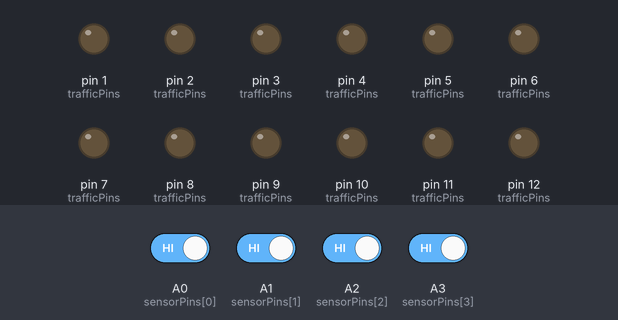
The sketch below on a simulated Arduino Uno, built with avr-gcc and run on an emulated ATmega328P. Parts: output pins drawn as LEDs (lit = HIGH). The test bench sets the inputs (shaded band); at power-on: A0 (sensorPins[0]), A1 (sensorPins[1]), A2 (sensorPins[2]), A3 (sensorPins[3]) HIGH.

Above: at 1.2 s.
1.3 s: A0 (sensorPins[0]) driven LOW
At 1.6 s:
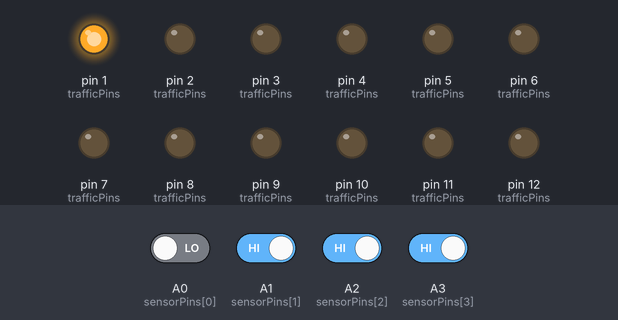
2.8 s: A0 (sensorPins[0]) driven HIGH and A1 (sensorPins[1]) driven LOW
At 5.1 s:
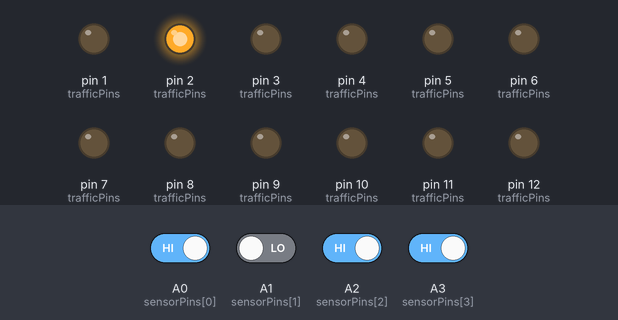
5.8 s: A2 (sensorPins[2]) driven LOW
At 6.6 s:
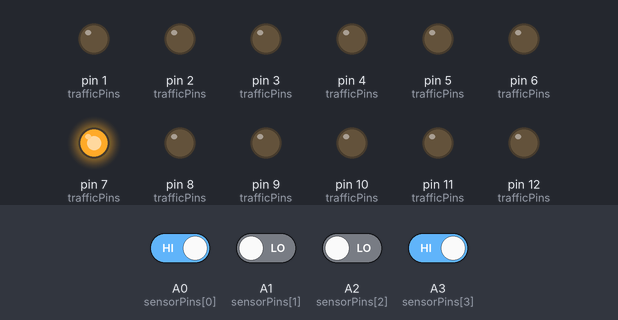
Timing chart, 0 to 21.8 s (numbered marks = the images above; inputs shaded):
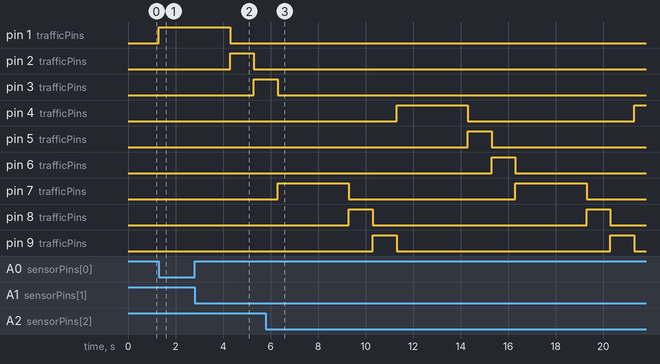

The sketch:

timedMode.ino
```cpp
#define EAST  0
#define WEST  1
#define NORTH 2
#define SOUTH 3

const int NUM_DIRECTIONS = 4;
const unsigned long QUEUE_TIMEOUT_MS = 10000;     // Clear queue after 10s of no detection
const unsigned long YELLOW_GRACE_PERIOD = 10000;  // Blink yellow after 10s of no cars

// Traffic light pins: [Green, Yellow, Red]
int trafficPins[NUM_DIRECTIONS][3] = {
  {1, 2, 3},     // East
  {4, 5, 6},     // West
  {7, 8, 9},     // North
  {10, 11, 12}   // South
};

// IR sensor pins
int sensorPins[NUM_DIRECTIONS] = {A0, A1, A2, A3};

// Traffic queue tracking
bool queued[NUM_DIRECTIONS] = {false, false, false, false};
unsigned long arrivalTime[NUM_DIRECTIONS] = {0, 0, 0, 0};

// Last time any car was seen (for yellow blinking grace)
unsigned long lastDetectionTime = 0;

void setup() {
  // === Traffic Light LEDs (Green, Yellow, Red) ===

  // East
  pinMode(1, OUTPUT);
  pinMode(2, OUTPUT);
  pinMode(3, OUTPUT);

  // West
  pinMode(4, OUTPUT);
  pinMode(5, OUTPUT);
  pinMode(6, OUTPUT);

  // North
  pinMode(7, OUTPUT);
  pinMode(8, OUTPUT);
  pinMode(9, OUTPUT);

  // South
  pinMode(10, OUTPUT);
  pinMode(11, OUTPUT);
  pinMode(12, OUTPUT);

  // === IR Sensors ===

  pinMode(A0, INPUT); // East (Black)
  pinMode(A1, INPUT); // West (Blue)
  pinMode(A2, INPUT); // North (Red)
  pinMode(A3, INPUT); // South (Yellow)
}

void loop() {
  unsigned long now = millis();
  bool anyQueued = false;

  // Check all directions
  for (int i = 0; i < NUM_DIRECTIONS; i++) {
    bool detected = digitalRead(sensorPins[i]) == LOW;

    if (detected) {
      lastDetectionTime = now; // Reset blinking grace timer

      if (!queued[i]) {
        queued[i] = true;
        arrivalTime[i] = now;
      }
    } else {
      if (queued[i] && (now - arrivalTime[i] >= QUEUE_TIMEOUT_MS)) {
        queued[i] = false;
        arrivalTime[i] = 0;
      }
    }

    if (queued[i]) {
      anyQueued = true;
    }
  }

  // No cars, check for yellow blinking grace period
  if (!anyQueued) {
    if (now - lastDetectionTime >= YELLOW_GRACE_PERIOD) {
      blinkAllYellow();
    }
    return; // Wait until grace period ends or new detection happens
  }

  // Find next direction to serve (oldest in queue)
  int nextDir = -1;
  unsigned long oldestTime = now;

  for (int i = 0; i < NUM_DIRECTIONS; i++) {
    if (queued[i] && arrivalTime[i] <= oldestTime) {
      oldestTime = arrivalTime[i];
      nextDir = i;
    }
  }

  // Serve traffic
  if (nextDir != -1) {
    controlTrafficDirection(nextDir);
    queued[nextDir] = false;
    arrivalTime[nextDir] = 0;
  }
}

void controlTrafficDirection(int dir) {
  // Turn off all traffic lights
  for (int pin = 1; pin <= 12; pin++) {
    digitalWrite(pin, LOW);
  }

  // Green on
  digitalWrite(trafficPins[dir][0], HIGH);
  delay(3000);

  // Yellow on
  digitalWrite(trafficPins[dir][0], LOW);
  digitalWrite(trafficPins[dir][1], HIGH);
  delay(1000);

  // Red on
  digitalWrite(trafficPins[dir][1], LOW);
  digitalWrite(trafficPins[dir][2], HIGH);
  delay(1000);
}

void blinkAllYellow() {
  // Turn off all lights
  for (int pin = 1; pin <= 12; pin++) {
    digitalWrite(pin, LOW);
  }

  // Blink yellow LEDs
  digitalWrite(2, HIGH);
  digitalWrite(5, HIGH);
  digitalWrite(8, HIGH);
  digitalWrite(11, HIGH);
  delay(500);

  digitalWrite(2, LOW);
  digitalWrite(5, LOW);
  digitalWrite(8, LOW);
  digitalWrite(11, LOW);
  delay(500);
}
```

Measured:
- after the input at 1.3 s, pin 1 (trafficPins): LOW → HIGH at once
- after the input at 5.8 s, pin 7 (trafficPins): alternates HIGH for 3.0 s and LOW for 7.0 s, starting after 0.50 s; pin 8 (trafficPins): alternates HIGH for 1.0 s and LOW for 9.0 s, starting after 3.5 s; pin 9 (trafficPins): alternates HIGH for 1.0 s and LOW for 9.0 s, starting after 4.5 s
